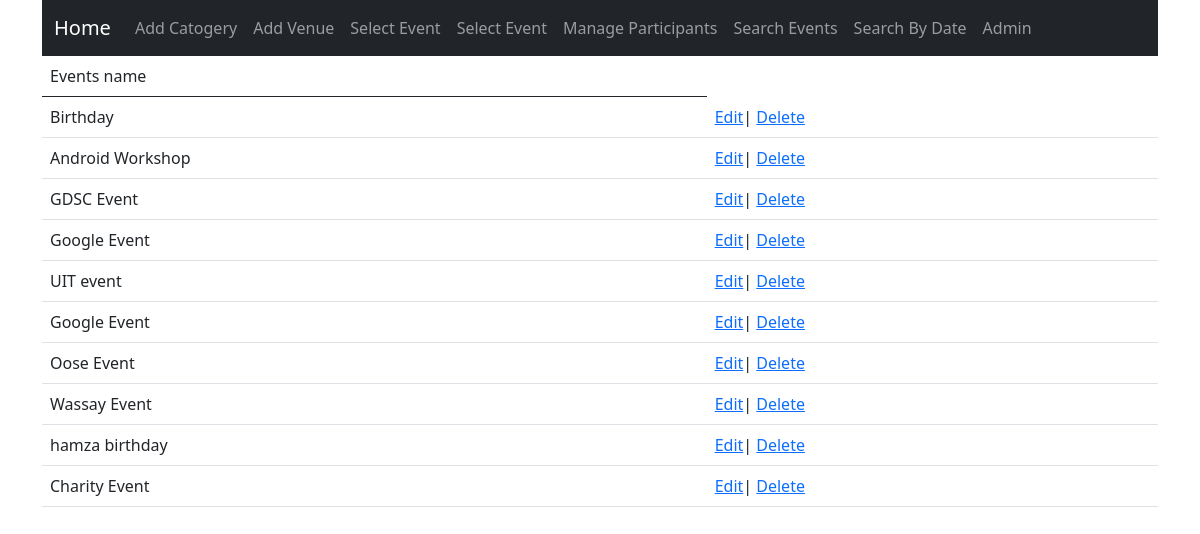
Page /ShowAllEvent on the committed database.
### myProject/models.py (models this page shows, shortened)
class Planner(models.Model):
    Events = models.CharField(max_length=50)

### myProject/views.py (the view)
# urls.py: path('ShowAllEvent', views.catalog, name='ShowAllEvent'),
def catalog(request):
    data = Planner.objects.all()
    return render(request, 'myProject/ShowAllEvent.html', context={'Planner': data})

### myProject/templates/myProject/ShowAllEvent.html
{% extends 'myProject/base.html' %}
{% block content %}
<table class="table tableable-hover">
<thead>
<td>Events name</td>
     </thead>
    {% for a in Planner %}
    <tr>
        <td>{{ a.Events }}</td>
        <td><a href="{% url 'e_update' a.id %}">Edit</a>|
        <a href="{% url 'e_delete' a.id %}">Delete</a>
    </td>
    </tr>
{% endfor %}
    </table>
{% endblock content%}

### rows in the picture
Planner: Events "Birthday"
Planner: Events "Android Workshop"
Planner: Events "GDSC Event"
Planner: Events "Google Event"
Planner: Events "UIT event"
Planner: Events "Google Event"
Planner: Events "Oose Event"
Planner: Events "Wassay Event"
Planner: Events "hamza birthday"
Planner: Events "Charity Event"
